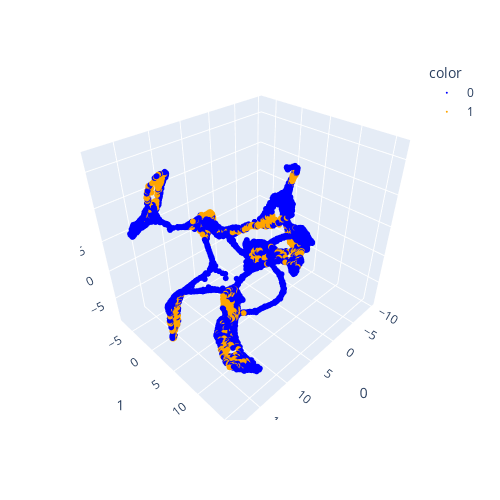

Source (notebook cell):
### Code cell
core_trans_states = adata.obs['core_trans_states'].values
import plotly   
importlib.reload(plotly)
# importlib.reload(nbformat)
import plotly.express as px
fig_3d = px.scatter_3d(
    emb_featuremap, 
    x=0, y=1, z=2,
    color=core_trans_states, 
    # labels={'color': 'species'}
    # color_continuous_scale='viridis',
    color_discrete_sequence=[  'blue', 'orange',]
)
fig_3d.update_traces(marker_size=2) # Modify the point size
fig_3d.update_layout(
    autosize=False,
    width=500,
    height=500,
)
fig_3d.show()

# save the plot
# fig_3d.write_html("3d_plot_core_trans_states.html")

### Figure 1 — Plotly figure (JSON) as saved in the notebook; plotly's stock layout.template omitted (floating-point values rounded to 4 significant figures; data arrays with more than 128 entries replaced by an {"elided": "..."} marker saying what was removed)
{"data": [{"hovertemplate": "color=0<br>0=%{x}<br>1=%{y}<br>2=%{z}<extra></extra>", "legendgroup": "0", "marker": {"color": "blue", "size": 2, "symbol": "circle"}, "mode": "markers", "name": "0", "scene": "scene", "showlegend": true, "type": "scatter3d", "x": {"elided": "4001 float values"}, "y": {"elided": "4001 float values"}, "z": {"elided": "4001 float values"}}, {"hovertemplate": "color=1<br>0=%{x}<br>1=%{y}<br>2=%{z}<extra></extra>", "legendgroup": "1", "marker": {"color": "orange", "size": 2, "symbol": "circle"}, "mode": "markers", "name": "1", "scene": "scene", "showlegend": true, "type": "scatter3d", "x": {"elided": "999 float values"}, "y": {"elided": "999 float values"}, "z": {"elided": "999 float values"}}], "layout": {"autosize": false, "height": 500, "legend": {"title": {"text": "color"}, "tracegroupgap": 0}, "margin": {"t": 60}, "scene": {"domain": {"x": [0, 1], "y": [0, 1]}, "xaxis": {"title": {"text": "0"}}, "yaxis": {"title": {"text": "1"}}, "zaxis": {"title": {"text": "2"}}}, "width": 500}}
